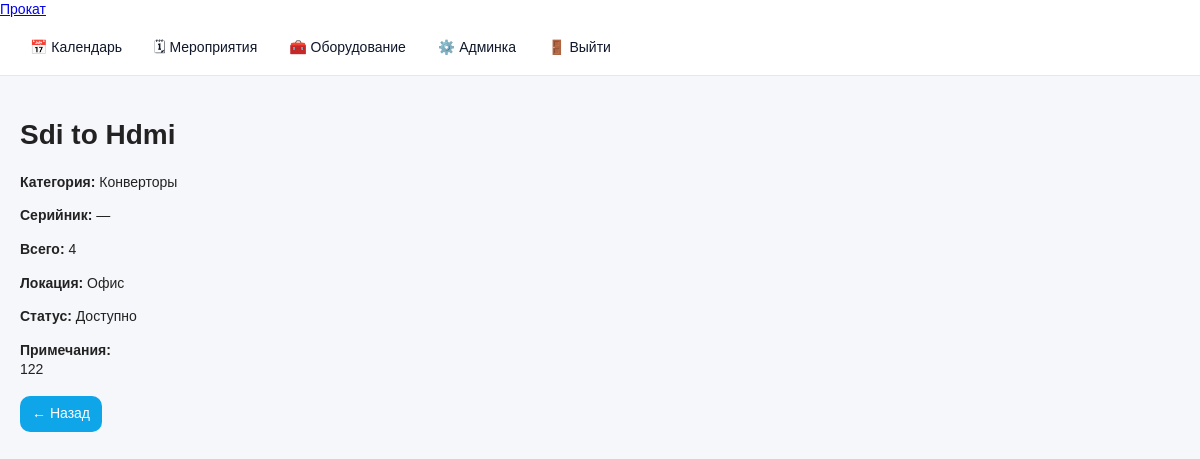
/equipment/1/ (signed in), run on the app's committed database.
### inventory/models.py (models this page shows, shortened)
class Equipment(models.Model):
    STATUS_CHOICES = (
        ('available', 'Доступно'),
        ('rented', 'В прокате'),
        ('broken', 'Неисправно'),
    )
    name = models.CharField(max_length=200)
    category = models.ForeignKey(
        EquipmentCategory,
        on_delete=models.PROTECT,
        related_name='equipment'
    )
    serial_number = models.CharField(max_length=100, blank=True, null=True)
    quantity_total = models.PositiveIntegerField()
    location = models.CharField(max_length=200, blank=True)
    status = models.CharField(max_length=20, choices=STATUS_CHOICES, default='available')
    notes = models.TextField(blank=True)

class EquipmentCategory(models.Model):
    name = models.CharField(max_length=100, unique=True)

### inventory/views.py (the view)
# urls.py: path('equipment/<int:equipment_id>/', equipment_detail_view, name='equipment_detail'),
@login_required
def equipment_detail_view(request, equipment_id):
    equipment = get_object_or_404(Equipment.objects.select_related('category'), id=equipment_id)
    return render(request, 'inventory/equipment_detail.html', {
        'equipment': equipment,
    })

### inventory/templates/inventory/equipment_detail.html
{% extends "base.html" %}
{% block content %}
<h1>{{ equipment.name }}</h1>
<p><strong>Категория:</strong> {{ equipment.category.name }}</p>
<p><strong>Серийник:</strong> {{ equipment.serial_number|default:"—" }}</p>
<p><strong>Всего:</strong> {{ equipment.quantity_total }}</p>
<p><strong>Локация:</strong> {{ equipment.location|default:"—" }}</p>
<p><strong>Статус:</strong> {{ equipment.get_status_display }}</p>
{% if equipment.notes %}
<p><strong>Примечания:</strong><br>{{ equipment.notes }}</p>
{% endif %}
<p style="margin-top:16px;">
    <a class="btn" href="{% url 'equipment_list' %}">← Назад</a>
</p>
{% endblock %}

### static/css/base.css (style rules this page uses)
* { box-sizing: border-box; }
body { margin: 0; font-family: Arial, Helvetica, sans-serif; font-size: 14px; line-height: 1.4; color: #222; background: #f6f7fb; }
.btn { display: inline-block; padding: 8px 12px; border-radius: 10px; background: #0ea5e9; color: #ffffff; text-decoration: none; }

### data on the page
Equipment: name "Sdi to Hdmi", category.name "Конверторы", serial_number "—", quantity_total "4", location "Офис", status "Доступно", notes "122"
